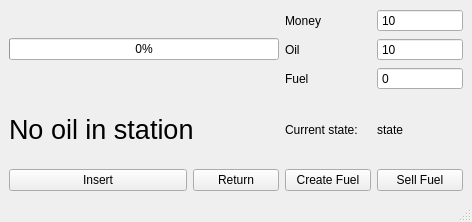
<?xml version="1.0" encoding="UTF-8"?>
<ui version="4.0">
 <class>MainWindow</class>
 <widget class="QMainWindow" name="MainWindow">
  <property name="enabled">
   <bool>true</bool>
  </property>
  <property name="geometry">
   <rect>
    <x>0</x>
    <y>0</y>
    <width>472</width>
    <height>222</height>
   </rect>
  </property>
  <property name="windowTitle">
   <string>MainWindow</string>
  </property>
  <widget class="QWidget" name="centralwidget">
   <layout class="QGridLayout" name="gridLayout">
    <item row="3" column="2" colspan="2">
     <widget class="QPushButton" name="Insert_button">
      <property name="text">
       <string>Insert</string>
      </property>
     </widget>
    </item>
    <item row="3" column="4">
     <widget class="QPushButton" name="Return_button">
      <property name="text">
       <string>Return</string>
      </property>
     </widget>
    </item>
    <item row="0" column="5">
     <layout class="QVBoxLayout" name="verticalLayout_2">
      <item>
       <widget class="QLabel" name="Money_label">
        <property name="text">
         <string>Money</string>
        </property>
       </widget>
      </item>
      <item>
       <widget class="QLabel" name="Oil_label">
        <property name="text">
         <string>Oil</string>
        </property>
       </widget>
      </item>
      <item>
       <widget class="QLabel" name="Fuel_label">
        <property name="text">
         <string>Fuel</string>
        </property>
       </widget>
      </item>
     </layout>
    </item>
    <item row="1" column="2" colspan="3">
     <widget class="QLabel" name="State_label">
      <property name="font">
       <font>
        <pointsize>20</pointsize>
       </font>
      </property>
      <property name="text">
       <string>No oil in station</string>
      </property>
     </widget>
    </item>
    <item row="0" column="6">
     <layout class="QVBoxLayout" name="verticalLayout">
      <item>
       <widget class="QSpinBox" name="Money_spinBox">
        <property name="readOnly">
         <bool>true</bool>
        </property>
        <property name="buttonSymbols">
         <enum>QAbstractSpinBox::NoButtons</enum>
        </property>
        <property name="value">
         <number>10</number>
        </property>
       </widget>
      </item>
      <item>
       <widget class="QSpinBox" name="Oil_spinBox">
        <property name="readOnly">
         <bool>true</bool>
        </property>
        <property name="buttonSymbols">
         <enum>QAbstractSpinBox::NoButtons</enum>
        </property>
        <property name="value">
         <number>10</number>
        </property>
       </widget>
      </item>
      <item>
       <widget class="QSpinBox" name="Fuel_spinBox">
        <property name="readOnly">
         <bool>true</bool>
        </property>
        <property name="buttonSymbols">
         <enum>QAbstractSpinBox::NoButtons</enum>
        </property>
       </widget>
      </item>
     </layout>
    </item>
    <item row="1" column="6">
     <widget class="QLabel" name="CurrentState_label">
      <property name="text">
       <string>state</string>
      </property>
     </widget>
    </item>
    <item row="1" column="5">
     <widget class="QLabel" name="label">
      <property name="text">
       <string>Current state:</string>
      </property>
     </widget>
    </item>
    <item row="0" column="2" colspan="3">
     <widget class="QProgressBar" name="progressBar">
      <property name="minimum">
       <number>1</number>
      </property>
      <property name="value">
       <number>1</number>
      </property>
     </widget>
    </item>
    <item row="3" column="5">
     <widget class="QPushButton" name="CreateFuel_button">
      <property name="text">
       <string>Create Fuel</string>
      </property>
     </widget>
    </item>
    <item row="3" column="6">
     <widget class="QPushButton" name="SellFuel_button">
      <property name="text">
       <string>Sell Fuel</string>
      </property>
     </widget>
    </item>
   </layout>
  </widget>
  <widget class="QMenuBar" name="menubar">
   <property name="geometry">
    <rect>
     <x>0</x>
     <y>0</y>
     <width>472</width>
     <height>21</height>
    </rect>
   </property>
  </widget>
  <widget class="QStatusBar" name="statusbar"/>
 </widget>
 <resources/>
 <connections/>
</ui>
